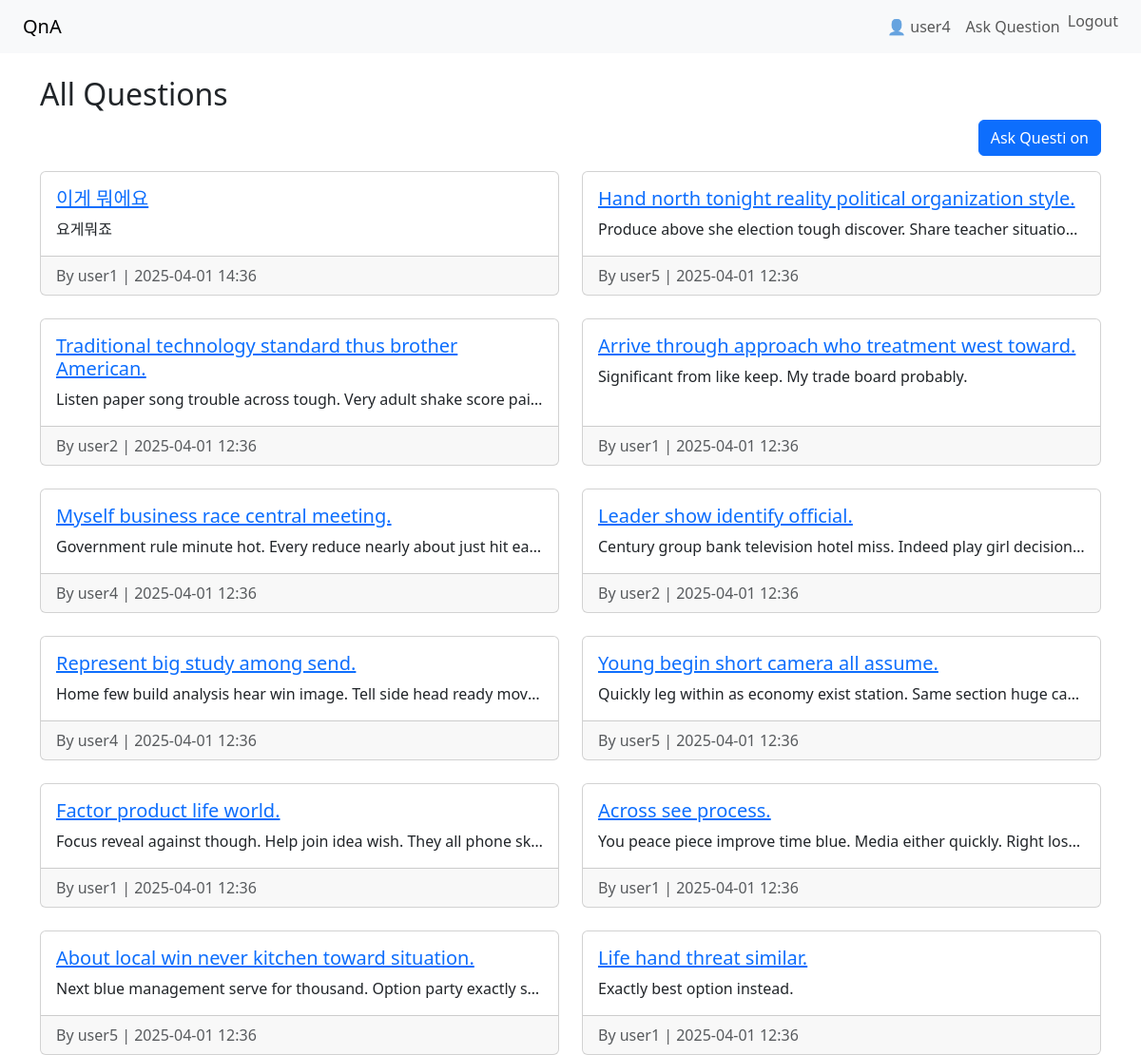
/ (signed in), run on the app's committed database.
### qa/models.py (models this page shows, shortened)
class Question(models.Model):
    title = models.CharField(max_length=200)
    content = models.TextField()
    author = models.ForeignKey(User, on_delete=models.CASCADE)
    created_at = models.DateTimeField(auto_now_add=True)

### qa/views.py (the view)
# urls.py: path('', views.question_list, name='question_list'),
def question_list(request):
    questions = Question.objects.order_by('-created_at')
    return render(request, 'qa/question_list.html', {'questions':questions})

### qa/templates/qa/question_list.html
{% extends 'qa/base.html' %} {% block content %}
<h2>All Questions</h2>
<div class="d-flex justify-content-end mb-3">
	<a href="{% url 'ask_question' %}" class="btn btn-primary">Ask Questi on</a>
</div>
<div class="row row-cols-1 row-cols-md-2 g-4">
	{% for question in questions %}
	<div class="col">
		<div class="card h-100">
			<div class="card-body">
				<h5 class="card-title">
					<a href="{% url 'question_detail' question.pk %}"
						>{{ question.title }}</a
					>
				</h5>
				<p class="card-text text-truncate">{{ question.content }}</p>
			</div>
			<div class="card-footer text-muted">
				By {{ question.author.username }} | {{ question.created_at|date:"Y-m-d H:i"}}
			</div>
		</div>
	</div>
	{% empty %}
	<p>No questions yet.</p>
	{% endfor %}
</div>
{% endblock %}

### qa/templates/qa/base.html (shortened to what this page needs)
<!DOCTYPE html>
<html lang="en">
	<head>
		<link
			href="https://cdn.jsdelivr.net/npm/bootstrap@5.3.2/dist/css/bootstr
ap.min.css"
			rel="stylesheet"
		/>
	</head>
	<body>
		<nav class="navbar navbar-expand-lg navbar-light bg-light px-4">
			<a class="navbar-brand" href="/">QnA</a>
			<div class="collapse navbar-collapse">
				<ul class="navbar-nav ms-auto">
					{% if user.is_authenticated %}
					<li class="nav-item">
						<span class="nav-link">👤 {{ user.username }}</span>
					</li>
					<li class="nav-item">
						<a class="nav-link" href="{% url 'ask_question' %}">Ask Question</a>
					</li>
					<li class="nav-item">
						<form action="{% url 'logout' %}" method="post" class="d-i nline">
							<button
								type="submit"
								class="btn btn-link nav-link"
								style="display: inline; padding: 0"
							>
								Logout
							</button>
						</form>
					</li>
					{% else %}
					<li class="nav-item">
						<a class="nav-link" href="{% url 'login' %}">Login</a>
					</li>
					{% endif %}
				</ul>
			</div>
		</nav>
		<div class="container mt-4">{% block content %} {% endblock %}</div>
	</body>
</html>

### data on the page
Question: title "이게 뭐에요", content "요게뭐죠", author.username "user1", created_at "2025-04-01 14:36"
Question: title "Hand north tonight reality political organization style.", content "Produce above she election tough discover. Share teacher situatio…", author.username "user5", created_at "2025-04-01 12:36"
Question: title "Traditional technology standard thus brother American.", content "Listen paper song trouble across tough. Very adult shake score pai…", author.username "user2", created_at "2025-04-01 12:36"
Question: title "Arrive through approach who treatment west toward.", content "Significant from like keep. My trade board probably.", author.username "user1", created_at "2025-04-01 12:36"
Question: title "Myself business race central meeting.", content "Government rule minute hot. Every reduce nearly about just hit ea…", author.username "user4", created_at "2025-04-01 12:36"
Question: title "Leader show identify official.", content "Century group bank television hotel miss. Indeed play girl decision…", author.username "user2", created_at "2025-04-01 12:36"
Question: title "Represent big study among send.", content "Home few build analysis hear win image. Tell side head ready mov…", author.username "user4", created_at "2025-04-01 12:36"
Question: title "Young begin short camera all assume.", content "Quickly leg within as economy exist station. Same section huge ca…", author.username "user5", created_at "2025-04-01 12:36"
Question: title "Factor product life world.", content "Focus reveal against though. Help join idea wish. They all phone sk…", author.username "user1", created_at "2025-04-01 12:36"
Question: title "Across see process.", content "You peace piece improve time blue. Media either quickly. Right los…", author.username "user1", created_at "2025-04-01 12:36"
Question: title "About local win never kitchen toward situation.", content "Next blue management serve for thousand. Option party exactly s…", author.username "user5", created_at "2025-04-01 12:36"
Question: title "Life hand threat similar.", content "Exactly best option instead.", author.username "user1", created_at "2025-04-01 12:36"

### other printed values
{{ user.username }} "user4"
